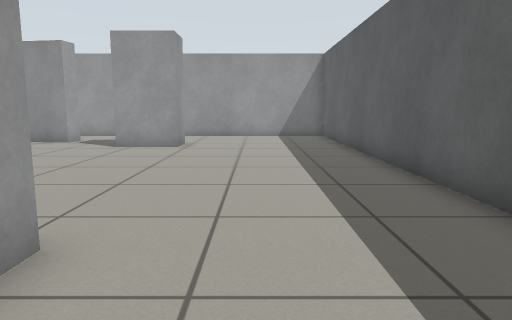
View 1 (above)

20 first-person views from a walk through a robot-simulator world made for Gazebo. The camera is 0.68 m above the floor, tilts 8° down and sees 70° across. The floor is counted in squares, 0.5 m on a side. Each view is taken from the middle of a square. On the plan, view 1 faces up. The plan holds only what a view shows up to about 15 squares ahead; the rest is blank.

View 2
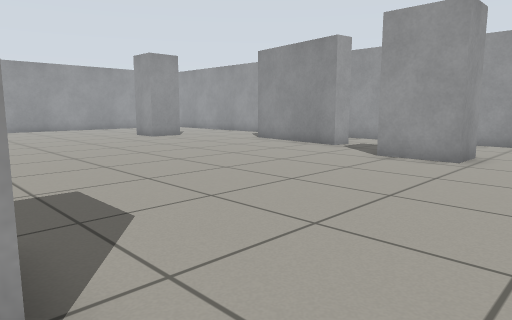

View 3
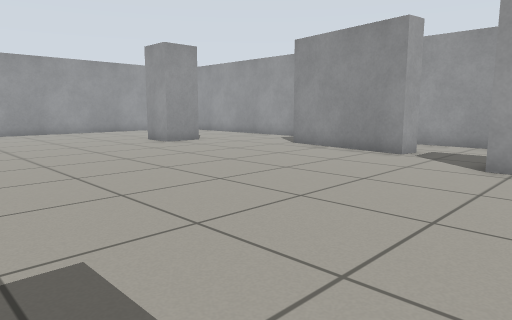

View 4
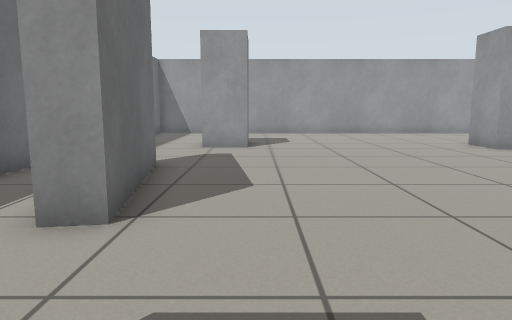

View 5
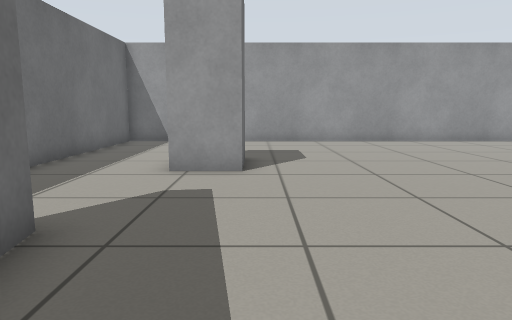

View 6
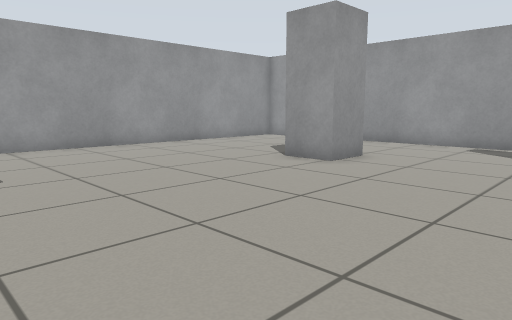

View 7
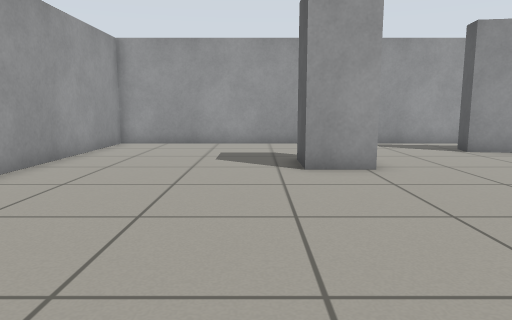

View 8
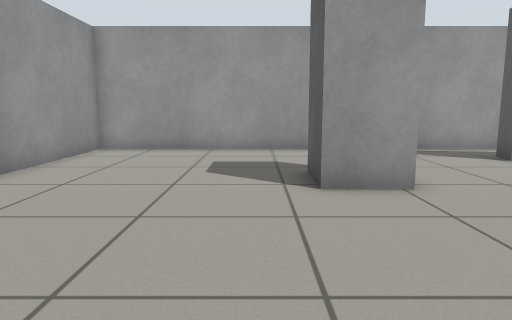

View 9
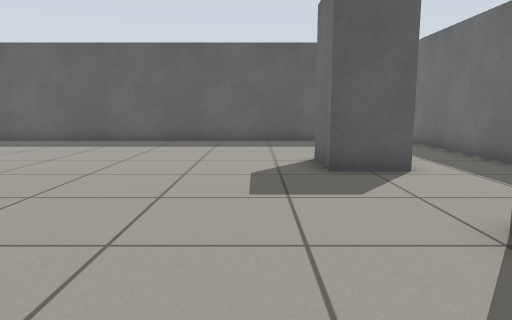

View 10
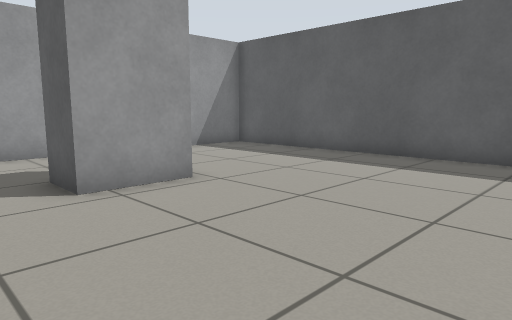

View 11
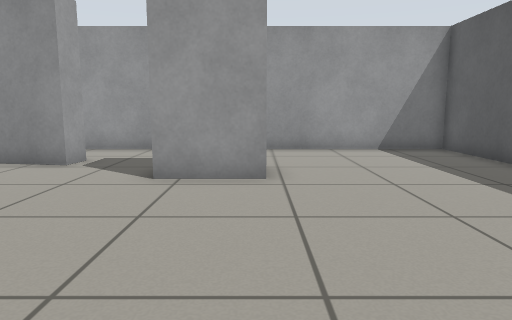

View 12
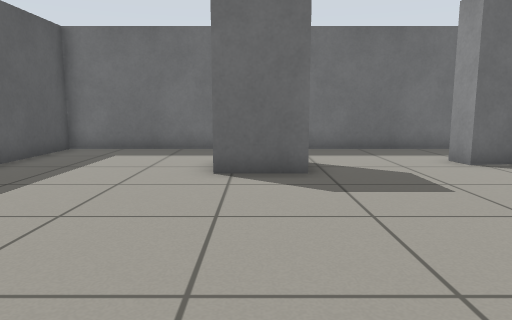

View 13
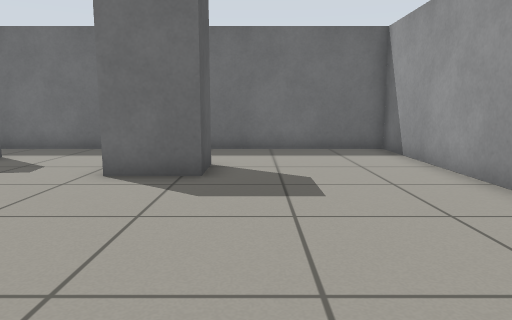

View 14
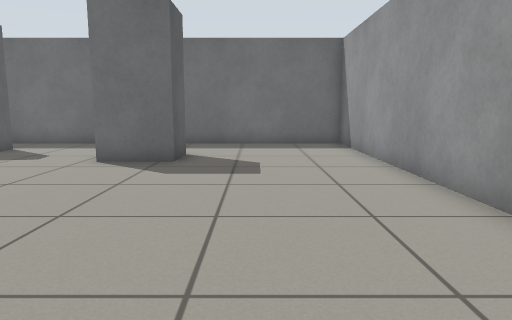

View 15
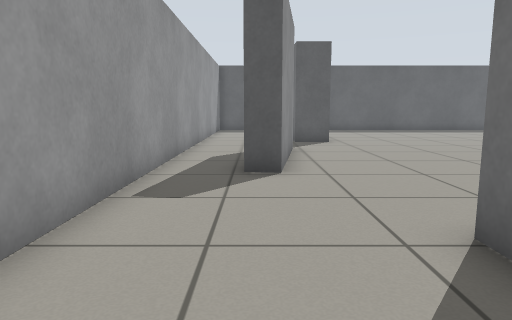

View 16
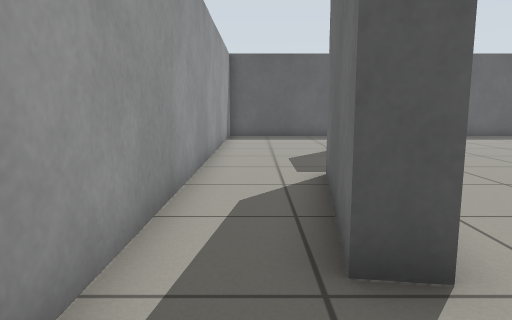

View 17
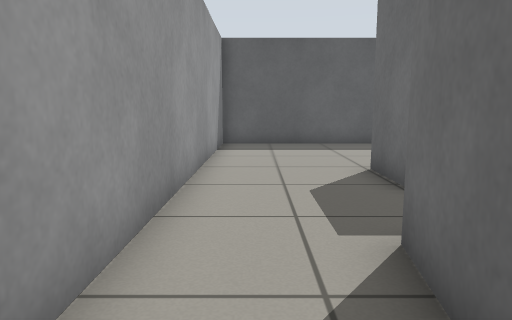

View 18
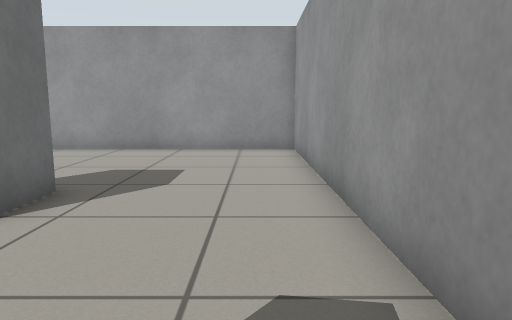

View 19
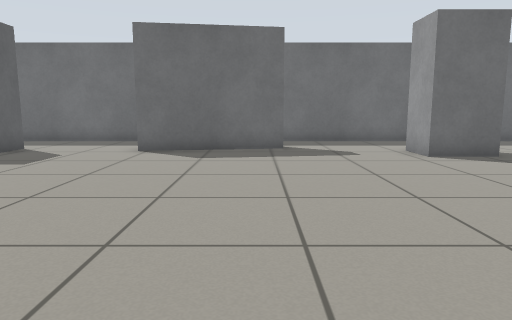

View 20
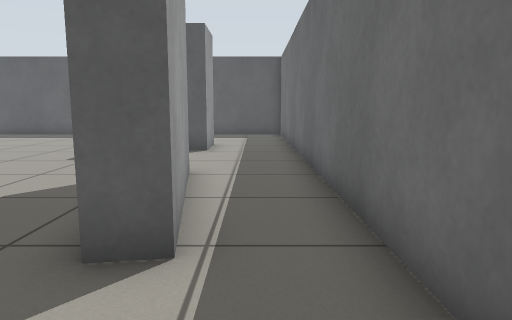

### Floor plan
Points are (right, up) in squares from view 1. A wall is a line through its corners. A room is listed if a view was taken in it or the views show most of it. See-through windows are left out.
Room 1 (views 1, 2, 3, 4, 5, 6, 7, 8, 9, 10, 11, 12, 13, 14, 15, 16, 17, 18, 19, 20)
walls: (-8.2, 2.3) (-8.1, 1.5) (-12.8, 0.7) (-12.9, 1.5) (-8.2, 2.3); (-7.6, 14.7) (-12.3, 15.5) (-12.2, 16.3) (-7.5, 15.5) (-7.6, 14.7); (-24.3, -1.3) (3.3, -1.3) (3.3, 18.3) (-24.3, 18.3) (-24.3, -1.3)
objects: grey box (-19, 2) to (-17, 3); grey box (-18, 12) to (-17, 13); grey box (-5, 13) to (-3, 14); grey box (-4, 2) to (-2, 3)

Where each view was taken, in squares from view 1:
view 1: 0 up, 0 right, facing up
view 2: 3 up, 0 right, facing up-left
view 3: 4 up, 3 left, facing up-left
view 4: 4 up, 4 left, facing left
view 5: 4 up, 9 left, facing left
view 6: 4 up, 11 left, facing up-left
view 7: 4 up, 19 left, facing up
view 8: 6 up, 19 left, facing up
view 9: 5 up, 12 left, facing right
view 10: 7 up, 7 left, facing up-right
view 11: 6 up, 3 left, facing up
view 12: 11 up, 3 left, facing down
view 13: 11 up, 20 left, facing down
view 14: 13 up, 21 left, facing down
view 15: 16 up, 20 left, facing right
view 16: 17 up, 15 left, facing right
view 17: 17 up, 11 left, facing right
view 18: 17 up, 12 left, facing left
view 19: 14 up, 12 left, facing down
view 20: 0 up, 16 left, facing right
